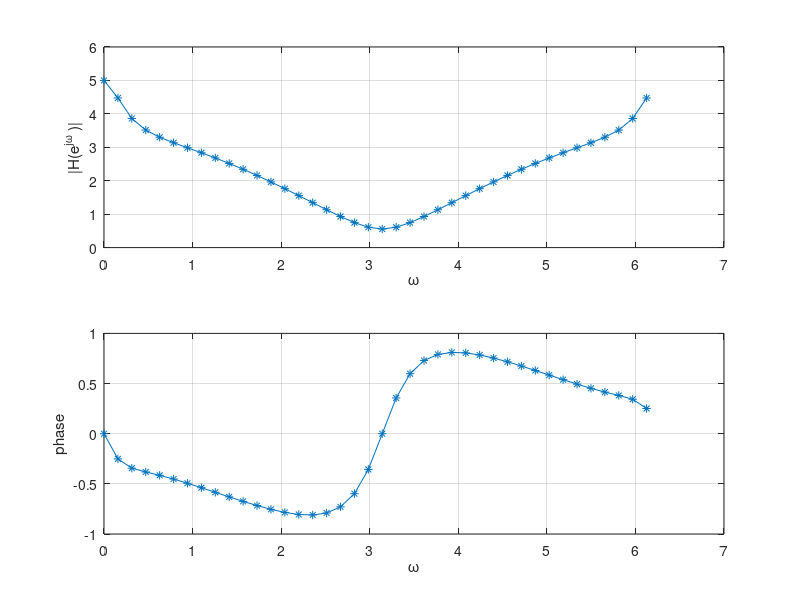

This figure's MATLAB source:
A = [1 -0.8];
B = [2 0 -1];

[H omega] = freqz(B, A, 40, 'whole'); subplot(211); plot(omega, abs(H), '*-'); xlabel('\omega'); ylabel('|H(e^{j\omega} )|'); grid; subplot(212); plot(omega, angle(H), '*-'); xlabel ('\omega');
ylabel('phase'); grid;
